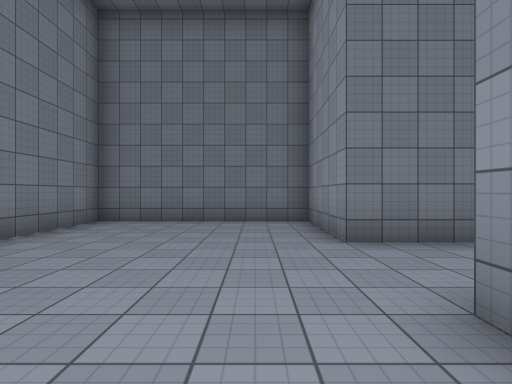
[1] (above)

16 first-person views from a walk through a 3-D level made in the Unity game engine. The camera is 1.4 m above the floor, looks level and sees 80° across. The floor is counted in squares, 2 m on a side. Each view is taken from the middle of a square. On the plan, view 1 faces up. The plan holds only what a view shows up to about 10 squares ahead; the rest is blank. The place goes on beyond the plan. Surface patterns are stand-ins for the level's own textures.

[2]
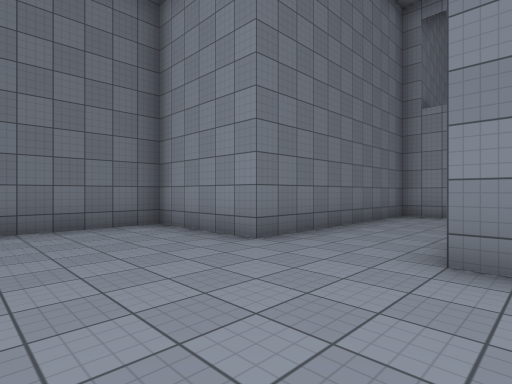

[3]
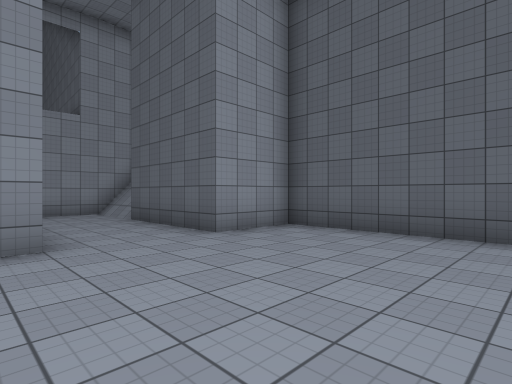

[4]
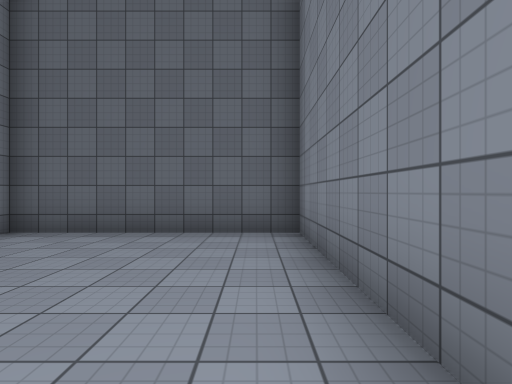

[5]
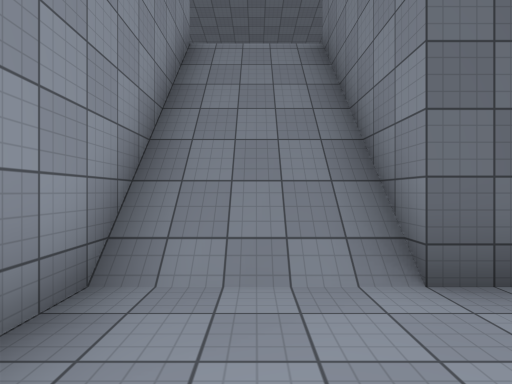

[6]
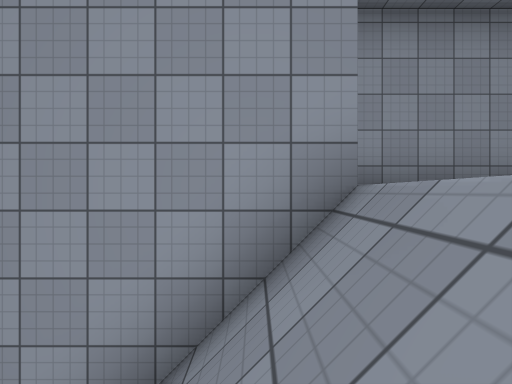

[7]
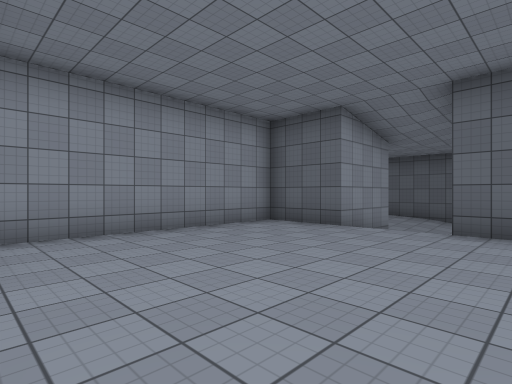

[8]
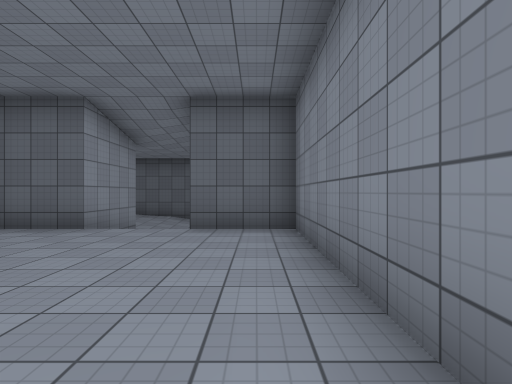

[9]
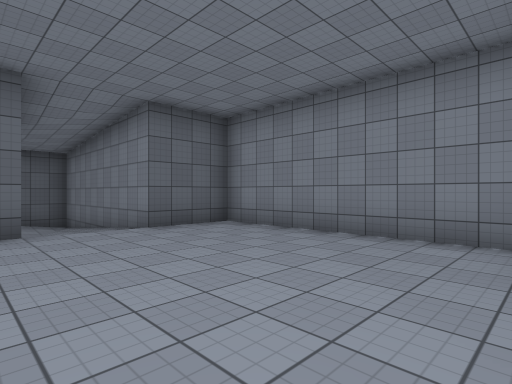

[10]
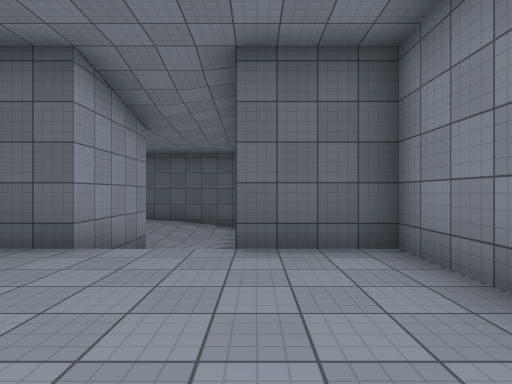

[11]
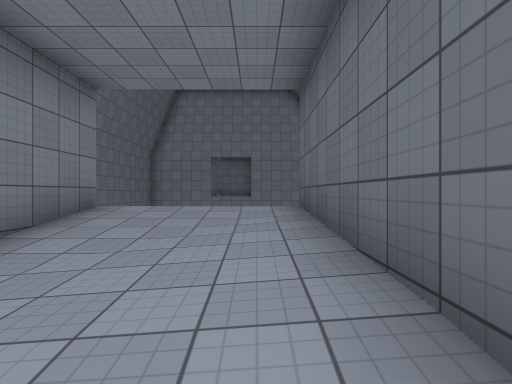

[12]
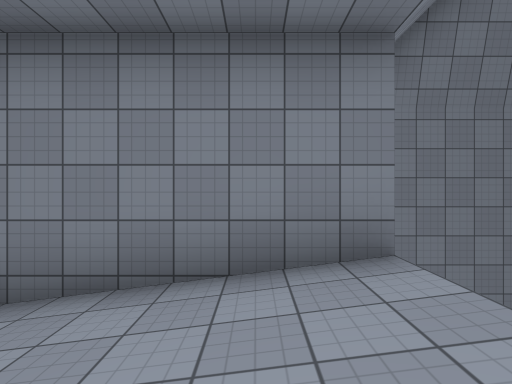

[13]
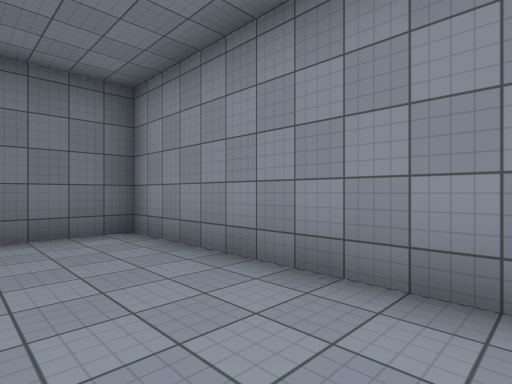

[14]
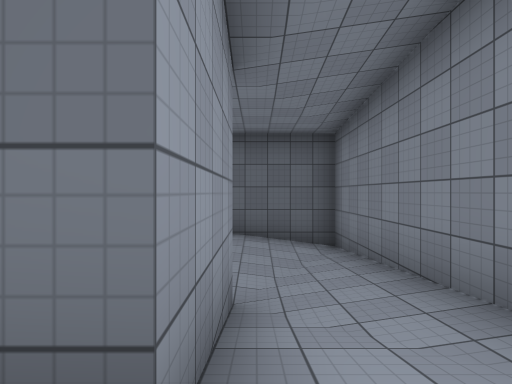

[15]
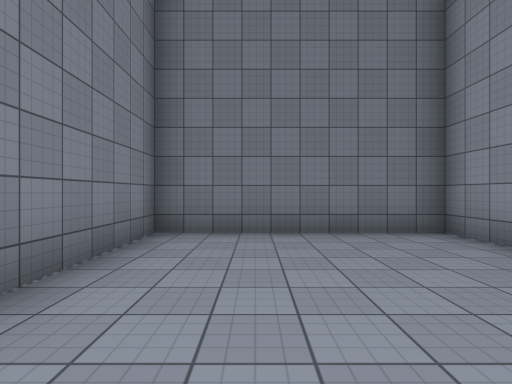

[16]
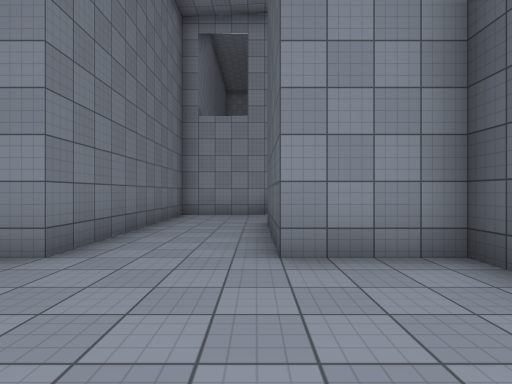

### Floor plan
Key: @ floor where view 1 was taken; # wall or solid block; x gap in a wall; . main floor; : floor 7 m higher than the main floor; / step, stairs or slope; v drop or lower ground.
Columns run from 4 left of view 1 to 14 right of it. Each row starts with its distance up from view 1.
  8 #######
  7 #.....#
  6 #.....#
  5 #.....#######
  4 #...........#
  3 #...........#
  2 #...........#
  1 #.....###///#
  0 #...@.###///#
 -1 #########///###
 -2        #::::::#
 -3        #::::::#
 -4        #::::::#
 -5        #::::::#
 -6        #::::::#
 -7        #::::::#
 -8        ###//### vvv
 -9          #//##
-10          #//###x
-11          #//////
-12          #//////
-13          #//////
-14          ######x

Positions as (right, up) in squares from view 1, and headings:
1: (0, 0), facing up
2: (-2, 1), facing up-right
3: (-3, 5), facing down-right
4: (-3, 5), facing down
5: (6, 4), facing down
6: (5, -1), facing right
7: (4, -2), facing down-right
8: (4, -2), facing down
9: (8, -2), facing down-left
10: (5, -4), facing down
11: (6, -13), facing right
12: (10, -13), facing up
13: (7, -7), facing up-right
14: (7, -7), facing down
15: (-2, 2), facing up
16: (-2, 2), facing right
